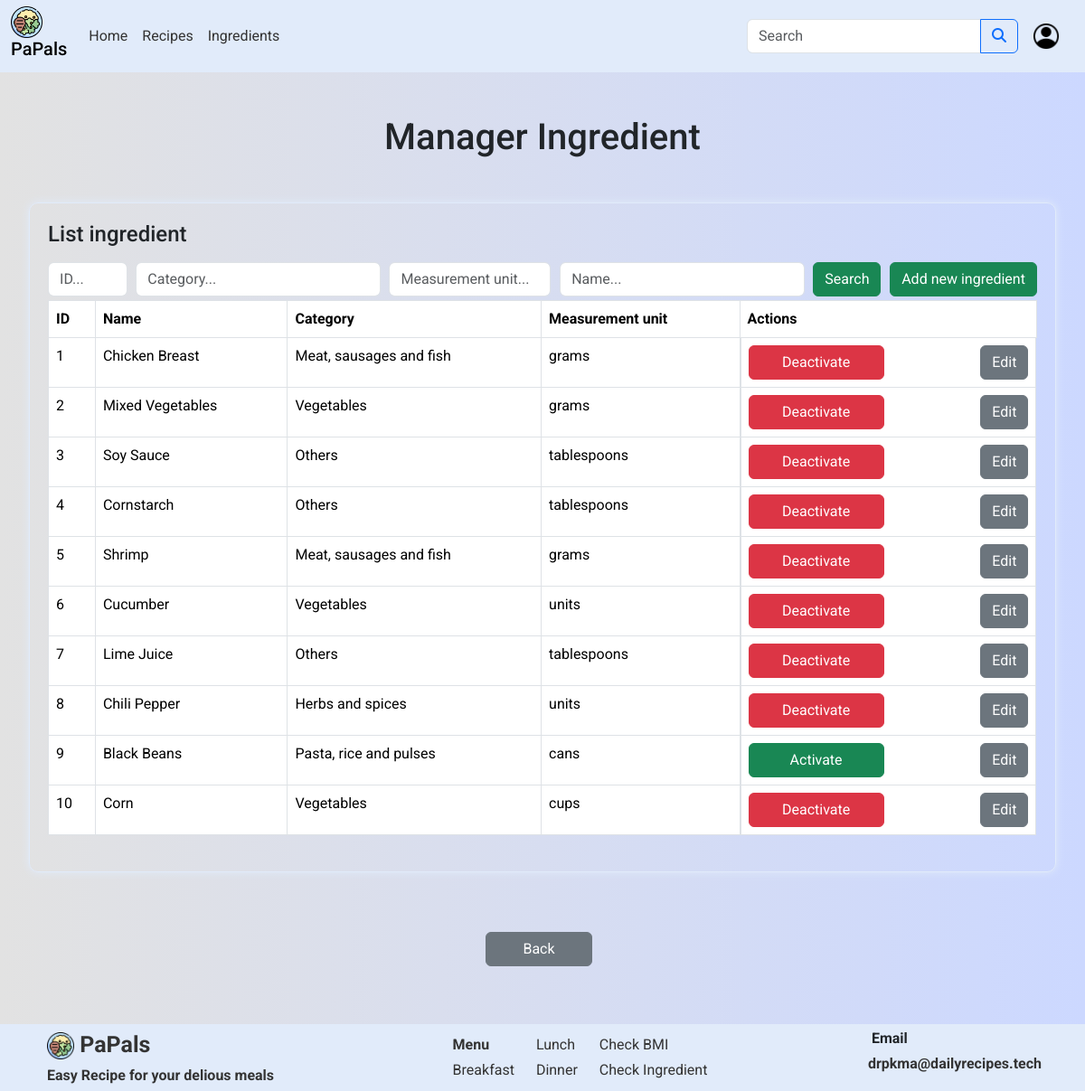
/manager/ingredient (signed in), run on the app's committed database.
### tables this page shows
CREATE TABLE IF NOT EXISTS `ingredients` (
  `id` int NOT NULL AUTO_INCREMENT,
  `name` varchar(255) NOT NULL,
  `isActive` tinyint(1) DEFAULT '1',
  `category` varchar(4) NOT NULL,
  `measurement_unit` varchar(4) DEFAULT NULL,
  PRIMARY KEY (`id`),
  KEY `FK_ingre_cat` (`category`),
  KEY `FK_ingre_unit` (`measurement_unit`)
);

CREATE TABLE IF NOT EXISTS `ingredient_categories` (
  `id` varchar(4) NOT NULL,
  `detail` varchar(50) NOT NULL,
  PRIMARY KEY (`id`)
);

CREATE TABLE IF NOT EXISTS `ingredient_measurement_unit` (
  `id` varchar(4) NOT NULL,
  `detail` varchar(50) NOT NULL,
  PRIMARY KEY (`id`)
);

### Web/App/Controllers/AdminController.php (called while the page is built, shortened)
<?php
class AdminController extends BaseController
{
    public function ingredientManager()
    {
        $ingredients = null;
        if (!$ingredients) {
            $ingredients = IngredientReadOperation::getAllObjects(true);
        }
        return $this->loadView('admin.ingredient', ['ingredients' => $ingredients]);
    }
}

### Web/index.php (called while the page is built, shortened)
<?php namespace App;
$router = new Core\Router();
$uri = parse_url($_SERVER['REQUEST_URI'], PHP_URL_PATH);
$method = $_SERVER['REQUEST_METHOD'];
$router->route($uri, $method);

### Web/App/Operations/IngredientReadOperation.php (called while the page is built, shortened)
<?php
class IngredientReadOperation extends DatabaseRelatedOperation implements I_ReadOperation {
  static public function getNutrition($id) :?array {
    $sql = "SELECT nutrition_types.id as nutrition_id, nutrition_types.detail AS nutrition_name, ingredient_nutritions.quantity AS nutrition_quantity
            FROM ingredient_nutritions INNER JOIN nutrition_types ON ingredient_nutritions.nutrition_id = nutrition_types.id
            WHERE ingredient_nutritions.ingredient_id = :id";
    $nutritionComponents = parent::query($sql, 1, [':id' => $id]);
    return $nutritionComponents;
  }
  static public function getMultipleObject($sql, bool $getNutriOrNot = true, $params = []) : ?array{
    $ingredients = self::query($sql, 4, $params, "IngredientModel");
    foreach ($ingredients as $ingredient) {
      if ($getNutriOrNot == true){
        $ingredient->setNutritionComponents(self::getNutrition($ingredient->getId()));
      }
    }
    return $ingredients;
  }
  static public function getAllObjects(bool $ignoreActiveStatus = false) : ?array {
    try {
      $sql = ($ignoreActiveStatus) ? self::BASE_SQL_QUERY : self::BASE_SQL_QUERY . " WHERE ingredients.isActive = 1";
      return self::getMultipleObject($sql, true);
    } catch (\PDOException $exception) {
      handleException($exception);
      echo \App\Views\ViewRender::errorViewRender('500');
    } catch (\Exception $exception) {
      handleException($exception);
    } catch (\Throwable $throwable) {
      handleError($throwable->getCode(), $throwable->getMessage(), $throwable->getFile(), $throwable->getLine());
    }
    return null;
  }
}

### Web/App/Core/Database.php (called while the page is built, shortened)
<?php
class Database
{
    private $DB_CONNECTION;
    private $DB_HOST;
    private $DB_NAME;
    private $DB_USER;
    private $DB_PASSWORD;
    private $DB_PORT;
    private $DB_SOCKET;
    public function __construct(
            $DB_CONNECTION = DB_CONNECTION,
            $DB_HOST = DB_HOST,
            $DB_NAME = DB_NAME,
            $DB_USER = DB_USER,
            $DB_PASSWORD = DB_PASSWORD,
            $DB_PORT = DB_PORT,
            $DB_SOCKET = DB_SOCKET
        ){
        $this->DB_CONNECTION = $DB_CONNECTION;
        $this->DB_HOST = $DB_HOST;
        $this->DB_NAME = $DB_NAME;
        $this->DB_USER = $DB_USER;
        $this->DB_PASSWORD = $DB_PASSWORD;
        $this->DB_PORT = $DB_PORT;
        $this->DB_SOCKET = $DB_SOCKET;
    }
    public function getConnection()
    {
        $dsn = $this->DB_CONNECTION . ":host=" . $this->DB_HOST . ";dbname=" . $this->DB_NAME . ";port=" . $this->DB_PORT . ";unix_socket=" . $this->DB_SOCKET . ";charset=utf8";
        try {
            $connection = new \PDO(
                $dsn,
                $this->DB_USER,
                $this->DB_PASSWORD
            );
            $connection->setAttribute(\PDO::ATTR_ERRMODE, \PDO::ERRMODE_EXCEPTION);
            return $connection;
        } catch (\PDOException $e) {
            handlePDOException($e);
        } catch (\Throwable $e) {
            handleError($e->getCode(), $e->getMessage(), $e->getFile(), $e->getLine()) ;
        }
        return false;
    }
}

### Web/App/Operations/DatabaseRelatedOperation.php (called while the page is built, shortened)
<?
class DatabaseRelatedOperation {
  public function __construct() {
    $db = new \App\Core\Database();
    $this->DB_CONNECTION = $db->getConnection();
  }
  static protected function query(string $sql, int $fetchMode = 4, $params = [], string $className = null) : array|bool {
    $dbconn = new self();
    $conn = $dbconn->DB_CONNECTION;
    $stmt = $conn->prepare($sql);
    if (!empty($params))
      foreach ($params as $key => $value)
        if(is_numeric($value))
          $stmt->bindValue($key, $value, \PDO::PARAM_INT);
        else
          $stmt->bindValue($key, $value, \PDO::PARAM_STR);
    $stmt->execute();
    if ($stmt->rowCount() > 0){
      switch($fetchMode){
        case 1:
          return $stmt->fetchAll(\PDO::FETCH_ASSOC);
        case 4:
          $stmt->setFetchMode(\PDO::FETCH_CLASS | \PDO::FETCH_PROPS_LATE, "App\Models\\" . $className);
          break;
      }
    }
    return $stmt->fetchAll();
  }
}

### Web/App/Models/IngredientModel.php (called while the page is built, shortened)
<?
class IngredientModel extends BaseModel {
  private $id;
  private $name;
  private $category;
  private $measurementUnit;
  public function __construct($id = null, $name = null, $category = null, $measurementUnit = null, $nutritionComponents = null) {
    $this->id = $id ?? 0;
    $this->name = $name ?? '';
    $this->category = $category ?? '';
    $this->measurementUnit = $measurementUnit ?? '';
  }
  public function getId() { return $this->id; }
  public function getActive() { return $this->isActive; }
  public function getName() { return $this->name; }
  public function getCategory() { return $this->category; }
  public function getMeasurementUnit() { return $this->measurementUnit; }
}

### Web/App/Views/admin/ingredient.php (the view, shortened to what this page needs)
<? require($_SERVER['DOCUMENT_ROOT'] . "/Public/inc/header.php")?>
<div class="container-fluid py-5" style="width: 100%;">
    <div class="text-center">
        <h1>Manager Ingredient</h1>
    </div>
    <div  class="row g-0 justify-content-center">
        <div class="col-auto" style="padding: 20px;
                                border: 1px solid #e1ebfa; border-radius: 10px;
                                box-shadow: 0 0 10px 0 #e1ebfa; margin-top: 40px; margin-bottom: 50px;">
            <h4 class="mb-3" style="width: auto;">
                <span>List ingredient</span>
            </h4>
            <div class="row g-2">
                <div class="col">
                    <form method="GET" class="row g-1 d-flex justify-content-between flex-fill">
                        <div class="col-1">
                            <input type="text" class="form-control" id="id" name="id" placeholder="ID...">
                        </div>
                        <div class="col-3">
                            <input type="text" class="form-control" id="category" name="category" placeholder="Category...">
                        </div>
                        <div class="col-2">
                            <input type="text" class="form-control" id="measurement_desciption" name="measurement_desciption" placeholder="Measurement unit...">
                        </div>
                        <div class="col-3">
                            <input type="text" class="form-control" id="name" name="name" placeholder="Name...">
                        </div>
                        <div class="col-auto">
                            <button class="btn btn-success" name="search" type="submit">Search</button>
                        </div>
                        <div class="col-auto">
                            <a href="/ingredient/add" class="btn btn-success" tabindex="-1" role="button">Add new ingredient</a>
                        </div>
                    </form>
                </div>
            </div>
            <div class="row g-0 py-1">
                <div class="table-responsive">
                    <table class="table table-bordered">
                        <tr>
                            <th>ID</th>
                            <th>Name</th>
                            <th>Category</th>
                            <th>Measurement unit</th>
                            <th>Actions</th>
                        </tr>
                        <?php $count = 0;
                        foreach ($ingredients as $ingredient):
                            $count++;
                            if ($count > 10):
                                break;
                            endif;?>
                            <tr>
                                <td><?= $ingredient->getId()?></td>
                                <td><?= $ingredient->getName()?></td>
                                <td><?= $ingredient->getCategory()?></td>
                                <td><?= $ingredient->getMeasurementUnit()?></td>
                                <td style="display: flex; justify-content: space-between;">
                                    <div>
                                        <form  class="set-active-form d-inline-block">
                                            <button class="btn <?=$ingredient->getActive() ? 'btn-danger' : 'btn-success' ?>" style="width: 150px" type="submit">
                                                <?= $ingredient->getActive() ? 'Deactivate' : 'Activate' ?>
                                            </button>
                                        </form>
                                    </div>
                                    <div>
                                        <a href="/manager/ingredient/update?id=<?= $ingredient->getId() ?>" class="btn btn-secondary d-inline-block" role="button">Edit</a>
                                    </div>
                                </td>
                            </tr>
                        <?php endforeach; ?>
                    </table>
                </div>
            </div>
        </div>
    </div>
    <div class="d-md-flex justify-content-center py-3" >
        <a href="/manager" class="btn btn-secondary me-md-2" tabindex="-1" role="button" style="width: 10%;">Back</a>
    </div>
</div>
<? require($_SERVER['DOCUMENT_ROOT'] . "/Public/inc/footer.php")?>

### Web/App/Core/Router.php (shortened to what this page needs)
<?php
class Router
{
    protected $routes = [];
    private function add($method, $uri, $controller, $params = [])
    {
        $this->routes[] = [
            'method' => $method,
            'uri' => $uri,
            'controller' => $controller,
            'params' => $params
        ];
    }
    public function route($uri, $method)
    {
        foreach ($this->routes as $route) {
            if ($route['method'] == strtoupper($method)) {
                $pattern = preg_replace('/\/{(.*?)}/', '/(.*?)', $route['uri']);
                if (preg_match('#^' . $pattern . '$#', $uri, $matches)) {
                    $controller_action = $route['controller'];
                    list($controller, $action) = explode('@', $controller_action);
                    $controller = "App\\Controllers\\$controller";
                    $controller_instance = new $controller();
                    $params = array_slice($matches, 1);
                    call_user_func_array([$controller_instance, $action], $params);
                    return null;
                }
            }
        }
    }
}

### data on the page
ingredients: id "1", name "Chicken Breast", category.detail "Meat, sausages and fish", measurement_unit.detail "grams", isActive "Deactivate"
ingredients: id "2", name "Mixed Vegetables", category.detail "Vegetables", measurement_unit.detail "grams", isActive "Deactivate"
ingredients: id "3", name "Soy Sauce", category.detail "Others", measurement_unit.detail "tablespoons", isActive "Deactivate"
ingredients: id "4", name "Cornstarch", category.detail "Others", measurement_unit.detail "tablespoons", isActive "Deactivate"
ingredients: id "5", name "Shrimp", category.detail "Meat, sausages and fish", measurement_unit.detail "grams", isActive "Deactivate"
ingredients: id "6", name "Cucumber", category.detail "Vegetables", measurement_unit.detail "units", isActive "Deactivate"
ingredients: id "7", name "Lime Juice", category.detail "Others", measurement_unit.detail "tablespoons", isActive "Deactivate"
ingredients: id "8", name "Chili Pepper", category.detail "Herbs and spices", measurement_unit.detail "units", isActive "Deactivate"
ingredients: id "9", name "Black Beans", category.detail "Pasta, rice and pulses", measurement_unit.detail "cans", isActive "Activate"
ingredients: id "10", name "Corn", category.detail "Vegetables", measurement_unit.detail "cups", isActive "Deactivate"
